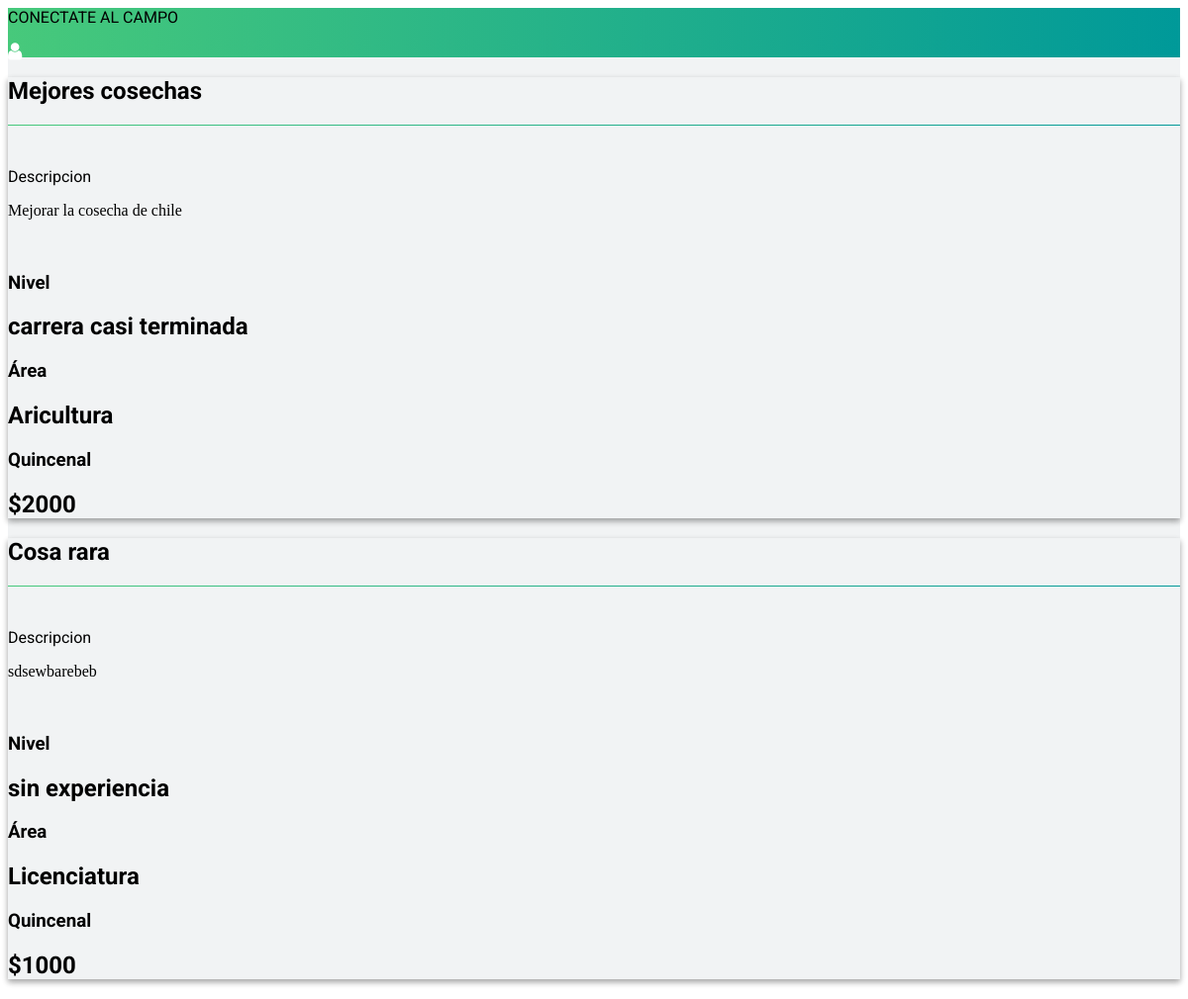
/young/services, run on an earlier commit of the app's database.
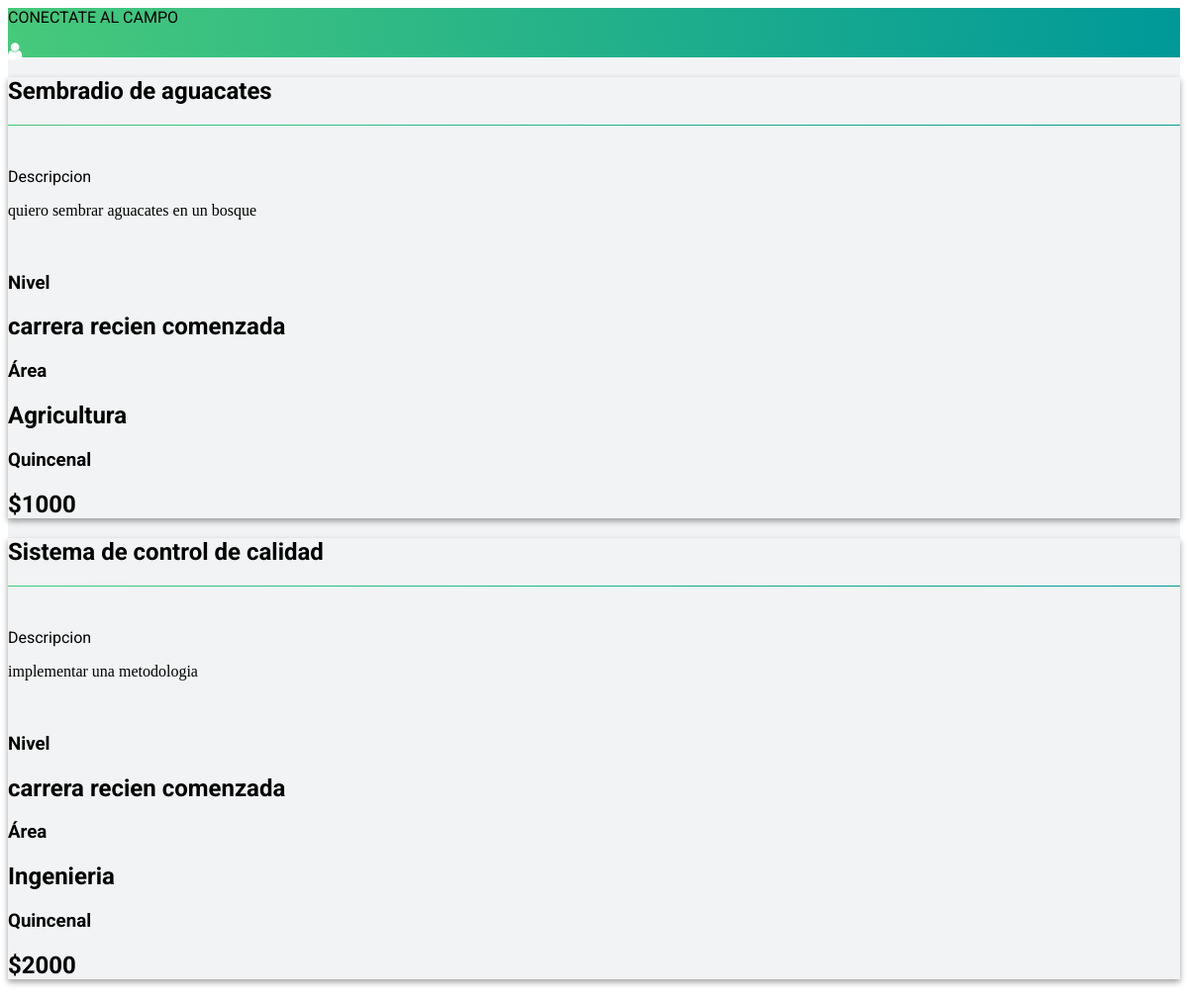
And on a later commit of the database.
### jobs/models.py (models this page shows, shortened)
class Services(models.Model):
    client = models.ForeignKey(ClientProfile)
    youngs_registered = models.ManyToManyField(YoungProfile, blank=True, null=True)
    youngs_requests = models.ManyToManyField(YoungProfile, blank=True, null=True, related_name='services_requestions')
    name = models.CharField(max_length=255)
    level = models.CharField(max_length=255, choices=settings.LEVEL)
    interest_area = models.CharField(max_length=255, choices=settings.INTEREST_AREA)
    salary = models.IntegerField()
    lat = models.FloatField()
    lon = models.FloatField()
    address = models.CharField(max_length=255)
    description = models.TextField()
    requirements = models.TextField()
    extraInfo = models.TextField()

### jobs/views.py (the view)
# urls.py: url(r'^young/services$', ServicesListView.as_view(), name='services_list'),
class ServicesListView(ListView):
    template_name = "jobs/student_list_layout.html"
    model = Services
    def get_context_object_name(self, object_list):
        return 'services_list'
    def get_queryset(self):
        print self.request.user
        return Services.objects.all()

### jobs/templates/jobs/student_list_layout.html
{% extends "home/layout.html" %}
{% load staticfiles %}
{% block home_content %}
    <div class="student__list__container h-100% bg_light_custom_gray h-100">
        <header class="application_header w-100 blue_gradient relative">
            <div class="near-white ff-roboto w-100 h-100 displayFlex justify-center items-center f5">
                CONECTATE AL CAMPO
            </div>
            <i class="fa fa-user absolute" aria-hidden="true"></i>
        </header>
        <section>
            {% for service in services_list %}
                <a href="{% url 'service_detail' service.pk %}" style="text-decoration: none; color: black">
                    <article class="w-90 center bg-white pa3 pa4-ns mv3 ba b--black-10 light_shadow">
                        <div class="tc">
                            <h2 class="f4 mb2 ff-roboto">{{ service.name }}</h2>
                            <hr class="service__titleLine blue_gradient">
                            <br>
                            <p class="ma0 f6 w-100 tl ff-roboto">Descripcion</p>
                            <p class="ma0 lh-copy measure center f6 black-70 tj-l">
                                {{ service.description }}
                            </p>
                            <br>
                            <div class="dt w-100 mt1 ff-roboto">
                                <div class="dtc">
                                    <h1 class="f5 f4-ns mv0 tl">Nivel</h1>
                                </div>
                                <div class="dtc tr">
                                    <h2 class="f5 mv0">{{ service.level }}</h2>
                                </div>
                            </div>
                            <div class="dt w-100 mt1 ff-roboto">
                                <div class="dtc">
                                    <h1 class="f5 f4-ns mv0 tl">Área</h1>
                                </div>
                                <div class="dtc tr">
                                    <h2 class="f5 mv0">{{ service.interest_area }}</h2>
                                </div>
                            </div>
                            <div class="dt w-100 mt1 ff-roboto">
                                <div class="dtc">
                                    <h1 class="f5 f4-ns mv0 tl">Quincenal</h1>
                                </div>
                                <div class="dtc tr">
                                    <h2 class="f5 mv0">${{ service.salary }}</h2>
                                </div>
                            </div>
                        </div>
                    </article>
                </a>
            {% endfor %}
        </section>
    </div>
{% endblock %}

### home/templates/home/layout.html (shortened to what this page needs)
{% load staticfiles %}
<!DOCTYPE html>
<html lang="en" class="h-100">
<head>
    <link rel="stylesheet" href="https://unpkg.com/tachyons/css/tachyons.min.css">
    <link rel="stylesheet" href="{% static 'css/font-awesome.min.css' %}">
    <link rel="stylesheet" href="{% static 'css/layout_home.css' %}">
    <link rel="stylesheet" href="{% static 'css/layout_young.css' %}">
</head>
<body class="h-100">
    {% block home_content %}
    {% endblock %}
</body>
</html>

### home/static/css/layout_home.css (style rules this page uses)
.tj-l { text-align: justify; }
.displayFlex { display: flex; }
.ff-roboto { font-family: 'Roboto', sans-serif; }

### home/static/css/layout_young.css (style rules this page uses)
.bg_light_custom_gray { background-color: #f1f3f4; }
.blue_gradient { background: rgba(71,201,123,1); background: -moz-linear-gradient(left, rgba(71,201,123,1) 0%, rgba(0,153,153,1) 100%); background: -webkit-gradient(left top, right top, color-stop(0%, rgba(71,201,123,1)), color-stop(100%, rgba(0,153,153,1))); background: -webkit-linear-gradient(left, rgba(71,201,123,1) 0%, rgba(0,153,153,1) 100%); background: -o-linear-gradient(left, rgba(71,201,123,1) 0%, rgba(0,153,153,1) 100%); background: -ms-linear-gradient(left, rgba(71,201,123,1) 0%, rgba(0,153,153,1) 100%); background: linear-gradient(to right, rgba(71,201,123,1) 0%, rgba(0,153,153,1) 100%); filter: progid:DXImageTransform.Microsoft.gradient( startColorstr='#47c97b', endColorstr='#009999', GradientType=1 ); }
.application_header { height: 50px; }
.application_header > i { top: 0; right: 20px; height: 100%; vertical-align: middle; display: flex; align-items: center; font-size: 1.25rem; color: white; }
.service__titleLine { border: 0; height: 1px; }
.light_shadow { -webkit-box-shadow: 0 3px 6px rgba(0,0,0,0.16), 0 3px 6px rgba(0,0,0,0.23); -moz-box-shadow: 0 3px 6px rgba(0,0,0,0.16), 0 3px 6px rgba(0,0,0,0.23); box-shadow: 0 3px 6px rgba(0,0,0,0.16), 0 3px 6px rgba(0,0,0,0.23); }

What changed in the data, as far as the page shows it:
removed Services: name "Cosa rara", description "sdsewbarebeb", level "sin experiencia", interest_area "Licenciatura", salary "1000"
added Services: name "Sembradio de aguacates", description "quiero sembrar aguacates en un bosque", level "carrera recien comenzada", interest_area "Agricultura", salary "1000"
changed Services: name "Mejores cosechas" → "Sistema de control de calidad"; description "Mejorar la cosecha de chile" → "implementar una metodologia"; level "carrera casi terminada" → "carrera recien comenzada"; interest_area "Aricultura" → "Ingenieria"
